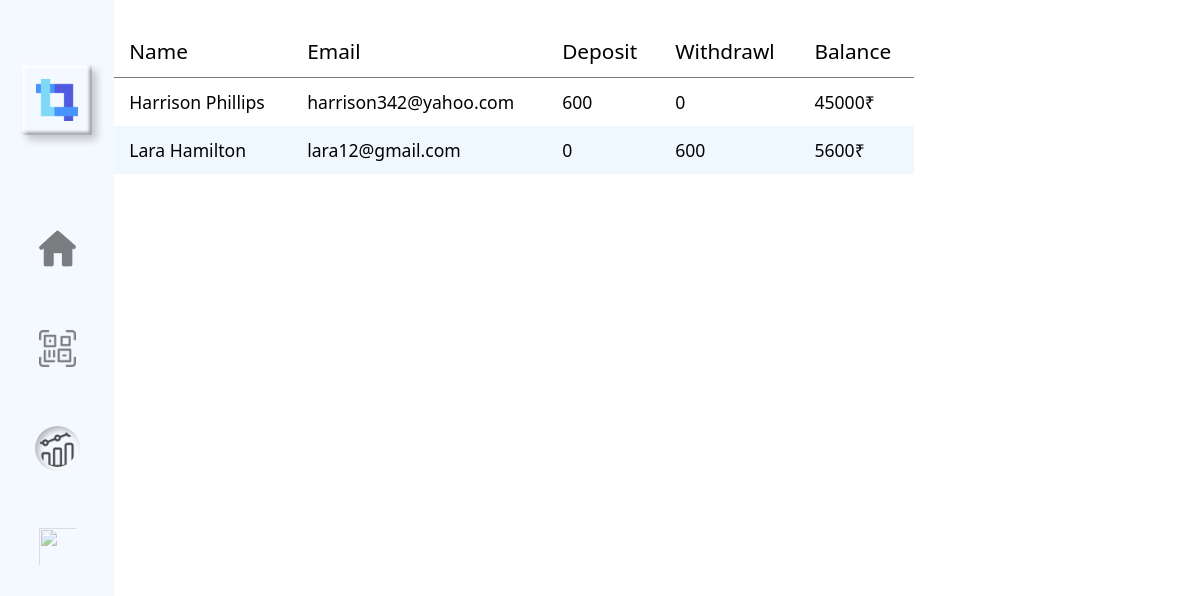
Page /transactions on the committed database.
### bank/models.py (models this page shows)
class Transaction(models.Model):
    name = models.CharField(max_length=10000000)
    email = models.EmailField(max_length=10000000)
    deb_amt = models.IntegerField()
    cr_amt = models.IntegerField()
    acc_bal = models.IntegerField()

### bank/views.py (the view)
# urls.py: path('transactions', views.transactions, name='transaction_details')
def transactions(request):
    transactions = Transaction.objects.all()
    return render(request, 'transaction.html', {'transact': transactions})

### templates/transaction.html (shortened to what this page needs)
{% load static %}
<!DOCTYPE html>
<html lang="en">
<head>
  <link rel="stylesheet" href="{% static 'cust.css' %}">
</head>
<body class="main">
  <main style="overflow-x: hidden;">
    <nav>
      <div class="logo"><img src="{% static 'logo.png' %}" alt=""></div>
      <a href="/"><img src="{% static 'home.png' %}" alt="" class="icons filter"></a>
      <a href="customer"><img src="{% static 'dashboard.png' %}" alt="" class="icons filter "></a>
      <a href="#"><img src="{% static 'stats.png' %}" alt="" class="icons filter active"></a>
      <a href="#"><img src="{% static 'customer-care.png' %}" alt="" class="icons filter"></a>
    </nav>
    <section>
      <table class="table1">
        <thead>
          <tr>
            <th>Name</th>
            <th>Email</th>
            <th>Deposit</th>
            <th>Withdrawl</th>
            <th>Balance</th>
          </tr>
        </thead>
        <body>
          {% for i in transact %}
          <tr>
            <td>{{i.name}}</td>
            <td>{{i.email}}</td>
            <td>{{i.deb_amt}}</td>
            <td>{{i.cr_amt}}</td>
            <td>{{i.acc_bal}}₹</td>
          </tr>
          {% endfor %}
        </body>
      </table>
    </section>
  </main>
</body>
</html>

### static/cust.css (style rules this page uses)
* { margin: 0; padding: 0; box-sizing: border-box; font-family: "Montserrat", sans-serif; }
.main { height: 100vh; }
main { height: 100%; width: 100vw; display: grid; grid-template-columns: 1fr 7fr 2.5fr; grid-template-areas: "n m s"; overflow-x: hidden; }
nav { background-color: #f4f8ff; grid-area: n; display: grid; place-items: center; grid-template-rows: repeat(8, 1fr); }
nav .logo { grid-row: 1/3; width: 70px; height: 70px; box-shadow: 5px 5px 8px rgba(0, 0, 0, 0.2), -5px -5px 8px rgba(255, 255, 255, 0.3), inset 3px 3px 4px rgba(255, 255, 255, 0.8), inset -3px -3px 3px rgba(148, 148, 148, 0.8); display: flex; justify-content: center; align-items: center; }
nav .logo img { height: 50px; width: 50px; opacity: 1; }
nav img { width: 45px; height: 45px; opacity: 0.5; padding: 4px; }
.active { opacity: 0.7; border-radius: 50%; box-shadow: inset 3px 3px 6px rgba(0, 0, 0, 0.4), inset -3px -4px 5px rgba(255, 255, 255, 0.8); }
.table1 { border-collapse: collapse; margin: 25px 0; font-size: 1.1em; min-width: 800px; border-radius: 5px 5px 0 0; overflow: hidden; font-family: Arial, Helvetica, sans-serif, sans-serif; box-shadow: 0 0 20px rbga(0, 0, 0, 0.15); }
.table1 thead tr { text-align: left; font-weight: bold; border-bottom: 1px solid #777; }
.table1 th, .table1 td { padding: 12px 15px; font-family: "Segoe UI", Tahoma, Geneva, Verdana, sans-serif; }
.table1 tbody tr:nth-of-type(even) { background-color: aliceblue; }
th { font-weight: 500; font-size: 1.3rem; }

### rows in the picture
Transaction: name "Harrison Phillips", email "harrison342@yahoo.com", deb_amt "600", cr_amt "0", acc_bal "45000"
Transaction: name "Lara Hamilton", email "lara12@gmail.com", deb_amt "0", cr_amt "600", acc_bal "5600"
